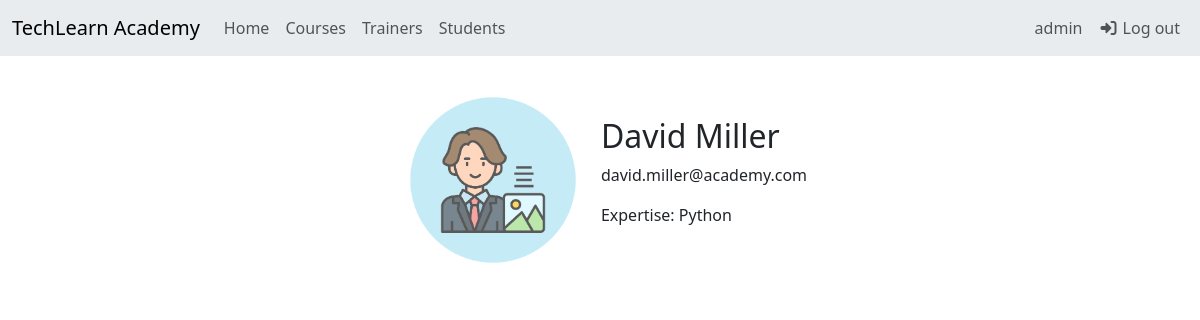
The app's page /academy/trainers/1/ (signed in) with its own data.
### academy/models.py (models this page shows, shortened)
class Trainer(models.Model):
    photo = models.ImageField(upload_to='images', blank=True, null=True)
    first_name = models.CharField(max_length=50)
    last_name = models.CharField(max_length=50)
    email = models.EmailField(unique=True)
    expertise = models.ForeignKey(Course, on_delete=models.SET_NULL, blank=True, null=True)
    def name(self):
        return f'{self.first_name} {self.last_name}'

class Course(models.Model):
    image = models.ImageField(upload_to='images', blank=True, null=True)
    name = models.CharField(max_length=50)
    description = models.TextField()
    duration = models.CharField(max_length=10)
    def __str__(self):
        return self.name

### academy/views.py (the view)
# urls.py: path('trainers/<int:id>/', views.trainer_detail, name='trainer_detail'),
@login_required
def trainer_detail(request, id):
    trainer = get_object_or_404(Trainer, id=id)
    context = {
        'trainer': trainer,
    }
    return render(request, 'trainers/trainer_detail.html', context)

### templates/trainers/trainer_detail.html (shortened to what this page needs)
{% extends 'home.html' %}
{% block content %}
<div class="container pt-4 px-4">
    <div class="d-flex justify-content-center align-items-center">
        <img src="{{ trainer.photo.url }}" alt="trainer-profile-photo" style="width:200px">
        <div class="ps-2">
            <h2>{{ trainer.name }}</h2>
            <p>{{ trainer.email }}</p>
            <p><span class="fw-medium">Expertise:</span> {{ trainer.expertise }}</p>
        </div>
    </div>
</div>
{% endblock %}

### templates/home.html (shortened to what this page needs)
{% load static %}
<!DOCTYPE html>
<html lang="en">
    <head>
        <link href="https://cdn.jsdelivr.net/npm/bootstrap@5.3.8/dist/css/bootstrap.min.css" rel="stylesheet"
>
        <link rel="stylesheet" href="https://cdnjs.cloudflare.com/ajax/libs/font-awesome/7.0.1/css/all.min.css"
 />
    </head>
    <body>
        <nav class="navbar sticky-top navbar-expand-lg bg-body-secondary">
            <div class="container-fluid">
                <a class="navbar-brand" href="{% url 'home' %}">TechLearn Academy</a>
                <div class="collapse navbar-collapse" id="navbarNav">
                    <ul class="navbar-nav me-auto">
                        <li class="nav-item">
                            <a class="nav-link" href="{% url 'home' %}">Home</a>
                        </li>
                        <li class="nav-item">
                            <a class="nav-link" href="{% url 'courses' %}">Courses</a>
                        </li>
                        <li class="nav-item">
                            <a class="nav-link" href="{% url 'trainers' %}">Trainers</a>
                        </li>
                        <li class="nav-item">
                            <a class="nav-link" href="{% url 'students' %}">Students</a>
                        </li>
                    </ul>
                    <ul class="navbar-nav">
                        {% if not user.is_authenticated %}
                        <li class="nav-item">
                            <a class="nav-link btn btn-light" href="{% url 'login' %}">
                                <i class="fa-solid fa-right-to-bracket"></i> Log in</a>
                        </li>
                        <li class="nav-item">
                            <a class="nav-link btn btn-light" href="{% url 'register' %}">
                                <i class="fa-solid fa-user"></i> Sign up</a>
                        </li>
                        {% else %}
                        <span class="navbar-text me-2">{{ user }}</span>
                        <li class="nav-item">
                            <a class="nav-link btn btn-light" href="{% url 'logout' %}">
                                <i class="fa-solid fa-right-to-bracket"></i> Log out</a>
                        </li>
                        {% endif %}
                    </ul>
                </div>
            </div>
        </nav>
        {% block content %}{% endblock %}
    </body>
</html>

### records on screen
Trainer: photo (picture), name "David Miller", email "david.miller@academy.com", expertise "Python"

### other values on screen
{{ user }} "admin"
